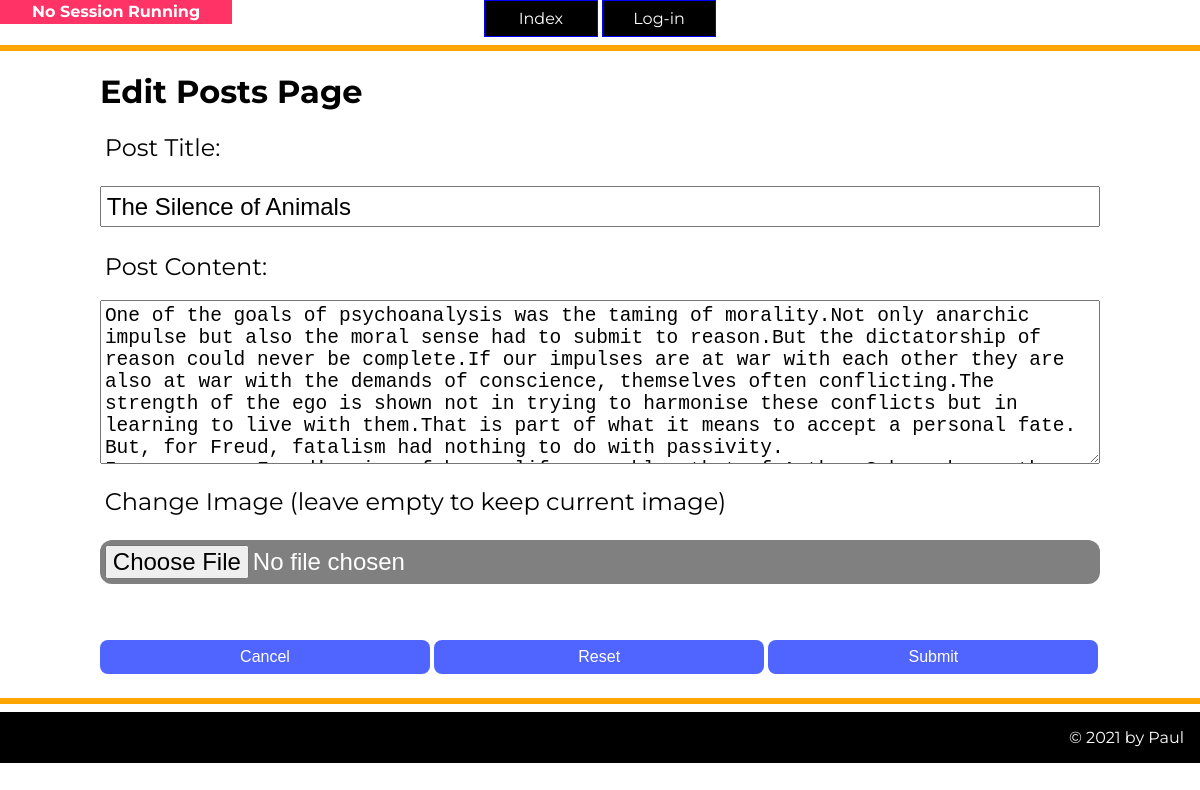
/editpost/1, run on an earlier commit of the app's database.
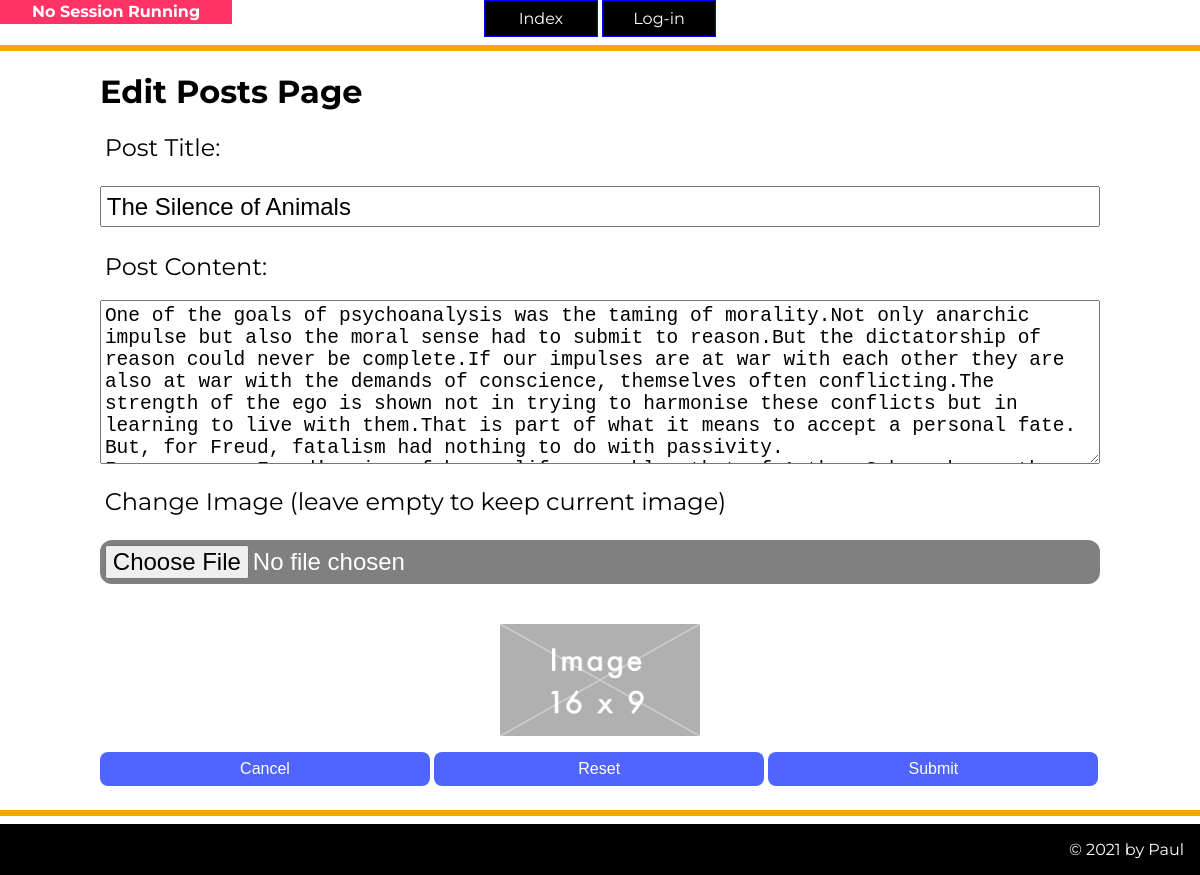
And on a later commit of the database.
### tables this page shows
CREATE TABLE post(
    id integer primary key autoincrement not null,
    title text not null,
    body text not null,
    user_id integer not null,
    created_at date not null,
    image text,
    alttext text,
    updated_at date,
    foreign key (user_id) references user(id)
);

### server.py (the view)
@app.route('/editpost/<post_id>', methods=['GET','POST'])
def editpost(post_id):
    sql = "select title, body, created_at, image from post where id= ?"
    values_tuple = tuple(post_id)
    result = run_search_query_tuples(sql, values_tuple, db_path)
    post_tuple = result[0]
    if request.method =='POST':
        title = request.form['title']
        content = request.form['content']
        f = request.files['file']
        if f.filename == "":
            sql="""
            UPDATE
            post
            SET
            title = ?, body = ?, updated_at = ?
            WHERE
            id = ?;
            """
            updated_at = pythondateNow_toSQLiteDate()
            update_tuple=(title,content,updated_at,post_id)
            run_commit_query(sql, update_tuple,db_path)
            return redirect( url_for('viewpost', post_id = post_id) )
        elif f.content_type in  ["image/jpeg", "image/png"]:
            sql="""
            UPDATE
            post
            SET
            title = ?, body = ?, updated_at = ?, image = ?, alttext =?
            WHERE
            id = ?;
            """
            f.save(os.path.join(app.config['UPLOAD_FOLDER'], f.filename))
            values_tuple = (title,content, pythondateNow_toSQLiteDate(), f.filename, "Image alt text" ,post_id)
            print(f.filename)
            run_commit_query(sql,values_tuple,db_path)
            return redirect(url_for('viewpost', post_id=post_id))
        else:
            error = "You have chosen a file but it is not a correct type of file"
            return render_template('editpost.html', post_id=post_id, title=post_tuple[0],
                                   content=post_tuple[1], postimage=post_tuple[3], error=error)
    else:
        return render_template('editpost.html',post_id=post_id, title=post_tuple[0],
                               content=post_tuple[1], postimage=post_tuple[3])

### db_functions.py (called while the page is built)
def run_search_query_tuples(sql_query,values_tuple, file_path):
    result = None
    try:
        db = sqlite3.connect(file_path)
        cursor = db.cursor()
        cursor.execute(sql_query,values_tuple)
        result = cursor.fetchall()
        cursor.close()
    except sqlite3.Error as error:
        print("Error running search query tuples: {}".format(error))
    finally:
        if db:
            db.close()
        if result:
            return result

### templates/editpost.html (shortened to what this page needs)
{% extends "layout.html" %}
{% block head %}
{{ super() }}
{% endblock %}
{% block content%}
<h1> Edit Posts Page </h1>
        <form action="/editpost/{{post_id}}" method="post" enctype="multipart/form-data">
             <div> <label for="title">Post Title:</label> </div>
             <div> <input type="text" id="title" name="title" value="{{title}}"> </div>
             <div> <label for="title">Post Content:</label> </div>
             <div>  <textarea id="content" name="content" rows="7" cols="30">{{content}}</textarea> </div>
            <div>  <label for="imageupload" class="form-label">Change Image (leave empty to keep current image)</label> </div>
            <div> <input class="btn" style="width:100%; background-color:gray;" type="file" id="imageupload" name="file"> </div>
           <div style="margin: 1em 0;"> <img class="img-responsive img-thumb" src="{{ url_for('static', filename='images/'+ postimage ) }}"  alt=""> </div>
             <div>
                    <a href="{{ url_for('viewpost', post_id=post_id) }}"><button type="button" class="btn">Cancel</button></a>
                 <input type="reset" class="btn">
                 <input type="submit" value="Submit" class="btn">
             </div>
          </form>
{% endblock %}

What changed in the data, as far as the page shows it:
changed post "The Silence of Animals": image: picture added
